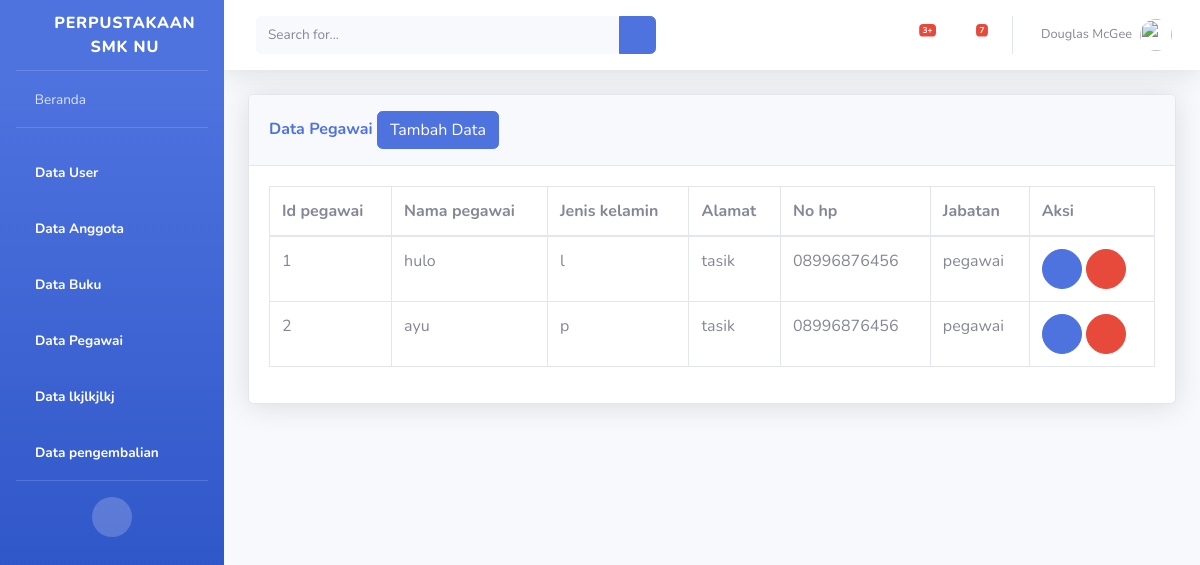
Screenshot of /Perpustakaan_pepi/beranda.php?page=pegawai with the database file from the repository.
### tables this page shows
CREATE TABLE `tabel_pegawai` (
  `Id_pegawai` int(5) NOT NULL,
  `nama_pegawai` varchar(50) NOT NULL,
  `jenis_kelamin` enum('l','p') NOT NULL,
  `alamat` text NOT NULL,
  `no_hp` varchar(20) NOT NULL,
  `jabatan` varchar(30) NOT NULL
);

### Perpustakaan_pepi/views/pegawai/pegawai.php (the view)
                <div class="container-fluid">
<div class="card shadow mb-4">
    <div class="card-header py-3">
        <h6 class="m-0 font-weight-bold text-primary">Data Pegawai
        <a href="beranda.php?page=pegawai&aksi=add">
          <button class="btn btn-primary">Tambah Data</button>
          </a>
        </h6>
    </div>
    <div class="card-body">
        <div class="table-responsive">
            <table class="table table-bordered" id="dataTable" width="100%" cellspacing="0">
                <thead>
                    <tr>
                        <th>Id pegawai</th>
                        <th>Nama pegawai</th>
                        <th>Jenis kelamin</th>
                        <th>Alamat</th>
                        <th>No hp</th>
                        <th>Jabatan</th>
                        <th>Aksi</th>
                    </tr>
                </thead>
                <tbody>
                    <?php
                        $sql = "select * from tabel_pegawai";
                        $show = $db->query($sql);
                        foreach($show as $agt):
                    ?>
                    <tr>
                        <td><?php echo $agt['Id_pegawai']?></td>
                        <td><?php echo $agt['nama_pegawai']?></td>
                        <td><?php echo $agt['jenis_kelamin']?></td>
                        <td><?php echo $agt['alamat']?></td>
                        <td><?php echo $agt['no_hp']?></td>
                        <td><?php echo $agt['jabatan']?></td>
                        <td>
                                <a href="beranda.php?page=pegawai&aksi=edit&id=<?php echo $agt['Id_pegawai']?>"
                                    class="btn btn-primary btn-circle">
                                    <i class="fas fa-edit"></i>
                                </a>
                                <a href="model/pegawai/prosesdeletepegawai.php?id=<?php echo $agt['Id_pegawai']?>"
                                    class="btn btn-danger btn-circle">
                                    <i class="fas fa-trash"></i>
                                </a>
                            </td>
                   </tr>
                   <?php endforeach; ?>
                </tbody>
            </table>
        </div>
    </div>
</div>
</div>

### rows the page displays
tabel_pegawai: Id_pegawai "1", nama_pegawai "hulo", jenis_kelamin "l", alamat "tasik", no_hp "08996876456", jabatan "pegawai"
tabel_pegawai: Id_pegawai "2", nama_pegawai "ayu", jenis_kelamin "p", alamat "tasik", no_hp "08996876456", jabatan "pegawai"
